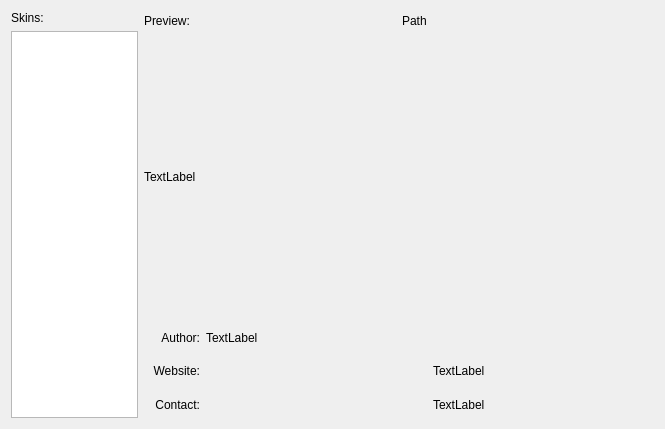
<?xml version="1.0" encoding="UTF-8"?>
<ui version="4.0">
 <class>TOptionSkin</class>
 <widget class="QWidget" name="TOptionSkin">
  <property name="geometry">
   <rect>
    <x>0</x>
    <y>0</y>
    <width>665</width>
    <height>429</height>
   </rect>
  </property>
  <property name="windowTitle">
   <string>Form</string>
  </property>
  <layout class="QHBoxLayout" name="horizontalLayout_2" stretch="2,8">
   <item>
    <layout class="QVBoxLayout" name="verticalLayout">
     <item>
      <widget class="QLabel" name="label">
       <property name="text">
        <string>Skins:</string>
       </property>
      </widget>
     </item>
     <item>
      <widget class="QListView" name="listView">
       <property name="maximumSize">
        <size>
         <width>16777215</width>
         <height>16777215</height>
        </size>
       </property>
      </widget>
     </item>
    </layout>
   </item>
   <item>
    <layout class="QVBoxLayout" name="verticalLayout_2" stretch="1,15,5">
     <item>
      <layout class="QHBoxLayout" name="horizontalLayout">
       <item>
        <widget class="QLabel" name="label_2">
         <property name="text">
          <string>Preview:</string>
         </property>
        </widget>
       </item>
       <item>
        <widget class="QLabel" name="label_3">
         <property name="text">
          <string>Path</string>
         </property>
        </widget>
       </item>
      </layout>
     </item>
     <item>
      <widget class="QLabel" name="label_4">
       <property name="text">
        <string>TextLabel</string>
       </property>
      </widget>
     </item>
     <item>
      <layout class="QGridLayout" name="gridLayout" columnstretch="0,0,0">
       <property name="sizeConstraint">
        <enum>QLayout::SetDefaultConstraint</enum>
       </property>
       <item row="0" column="0">
        <widget class="QLabel" name="label_6">
         <property name="minimumSize">
          <size>
           <width>0</width>
           <height>0</height>
          </size>
         </property>
         <property name="maximumSize">
          <size>
           <width>56</width>
           <height>16777215</height>
          </size>
         </property>
         <property name="text">
          <string>Author:</string>
         </property>
         <property name="alignment">
          <set>Qt::AlignRight|Qt::AlignTrailing|Qt::AlignVCenter</set>
         </property>
        </widget>
       </item>
       <item row="0" column="1" colspan="2">
        <widget class="QLabel" name="label_5">
         <property name="text">
          <string>TextLabel</string>
         </property>
        </widget>
       </item>
       <item row="1" column="0" colspan="2">
        <widget class="QLabel" name="label_7">
         <property name="minimumSize">
          <size>
           <width>0</width>
           <height>0</height>
          </size>
         </property>
         <property name="maximumSize">
          <size>
           <width>56</width>
           <height>16777215</height>
          </size>
         </property>
         <property name="text">
          <string>Website:</string>
         </property>
         <property name="alignment">
          <set>Qt::AlignRight|Qt::AlignTrailing|Qt::AlignVCenter</set>
         </property>
        </widget>
       </item>
       <item row="1" column="2">
        <widget class="QLabel" name="label_9">
         <property name="text">
          <string>TextLabel</string>
         </property>
        </widget>
       </item>
       <item row="2" column="0" colspan="2">
        <widget class="QLabel" name="label_8">
         <property name="minimumSize">
          <size>
           <width>0</width>
           <height>0</height>
          </size>
         </property>
         <property name="maximumSize">
          <size>
           <width>56</width>
           <height>16777215</height>
          </size>
         </property>
         <property name="text">
          <string>Contact:</string>
         </property>
         <property name="alignment">
          <set>Qt::AlignRight|Qt::AlignTrailing|Qt::AlignVCenter</set>
         </property>
        </widget>
       </item>
       <item row="2" column="2">
        <widget class="QLabel" name="label_10">
         <property name="text">
          <string>TextLabel</string>
         </property>
        </widget>
       </item>
      </layout>
     </item>
    </layout>
   </item>
  </layout>
 </widget>
 <resources/>
 <connections/>
</ui>
